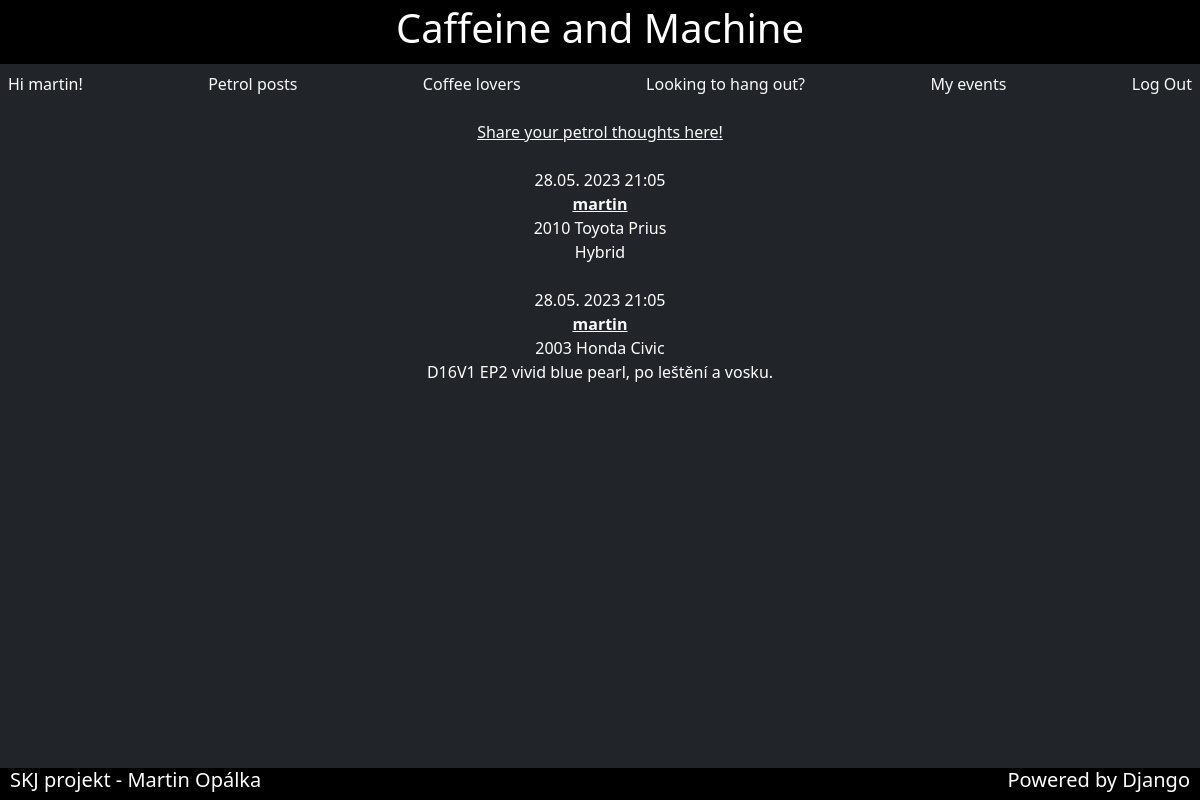
The app's page /browseVehicles/ (signed in) with its own data.
### cam/models.py (models this page shows)
class Vehicle(models.Model):
    user = models.ForeignKey(User, on_delete=models.CASCADE)
    brand = models.CharField(max_length=50)
    model = models.CharField(max_length=50)
    year = models.PositiveIntegerField()
    desc = models.TextField()
    image = models.ImageField(upload_to='', default='trashcan.png')
    published = models.DateTimeField('post date', auto_now_add=True)

### cam/views.py (the view)
# urls.py: path('browseVehicles/', views.browseVeh, name='vehicles'),
def browseVeh(request):
    posts = Vehicle.objects.all()
    return render(request, 'cam/vehicle.browse.html', {'posts': posts})

### templates/cam/vehicle.browse.html
<html>
{% include "cam/header.html" %}
    {% block content %}
    <body class="d-flex flex-column h-100">
    <div class="container-fluid h-100 bg-dark text-white text-center">
    {% if not user.is_authenticated %}
    <p>You are not logged in</p>
    <a href="{% url 'login' %}">Log In</a>
    {% else %}
    <a class="link-light" href="{% url 'addVehicle' %}">Share your petrol thoughts here!</a><br>
    {% for post in posts %}
        <br>
        {{ post.published | date:"d.m. Y H:m" }} <br>
        <b><a class="link-light" href="{% url 'vehicle' post.id %}">{{ post.user.username }}</a></b><br>
        {{ post.year }} {{ post.brand }} {{ post.model }}<br>
        {{ post.desc }}<br>
    {% endfor %}
    {% endif %}
    </div>
    </body>
    {% endblock %}
{% include "cam/footer.html" %}
</html>

### templates/cam/header.html (shortened to what this page needs)
<head>
    {% load bootstrap5 %}
    {% bootstrap_css %}
    <div class="container-fluid p-1 bg-black text-white text-center">
        <h1>
            Caffeine and Machine
        </h1>
    </div>
    {% if user.is_authenticated %}
    <div class="container-fluid p-2 bg-dark text-white text-left">
        <div class="d-flex justify-content-between">
            Hi {{ user.username }}!
            <a class="nav-link link-light" href="{% url 'vehicles' %}">Petrol posts</a>
            <a class="nav-link link-light" href="{% url 'cafe' %}">Coffee lovers</a>
            <a class="nav-link link-light" href="{% url 'events' %}">Looking to hang out?</a>
            <a class="nav-link link-light" href="{% url 'myEvents' %}">My events</a>
            <p><a class="nav-link link-light" href="{% url 'logout' %}">Log Out</a></p>
        </div>
    </div>
    {% endif %}
</head>

### records on screen
Vehicle: published "28.05. 2023 21:05", user.username "martin", year "2010", brand "Toyota", model "Prius", desc "Hybrid"
Vehicle: published "28.05. 2023 21:05", user.username "martin", year "2003", brand "Honda", model "Civic", desc "D16V1 EP2 vivid blue pearl, po leštění a vosku."

### other values on screen
{{ user.username }} "martin"
